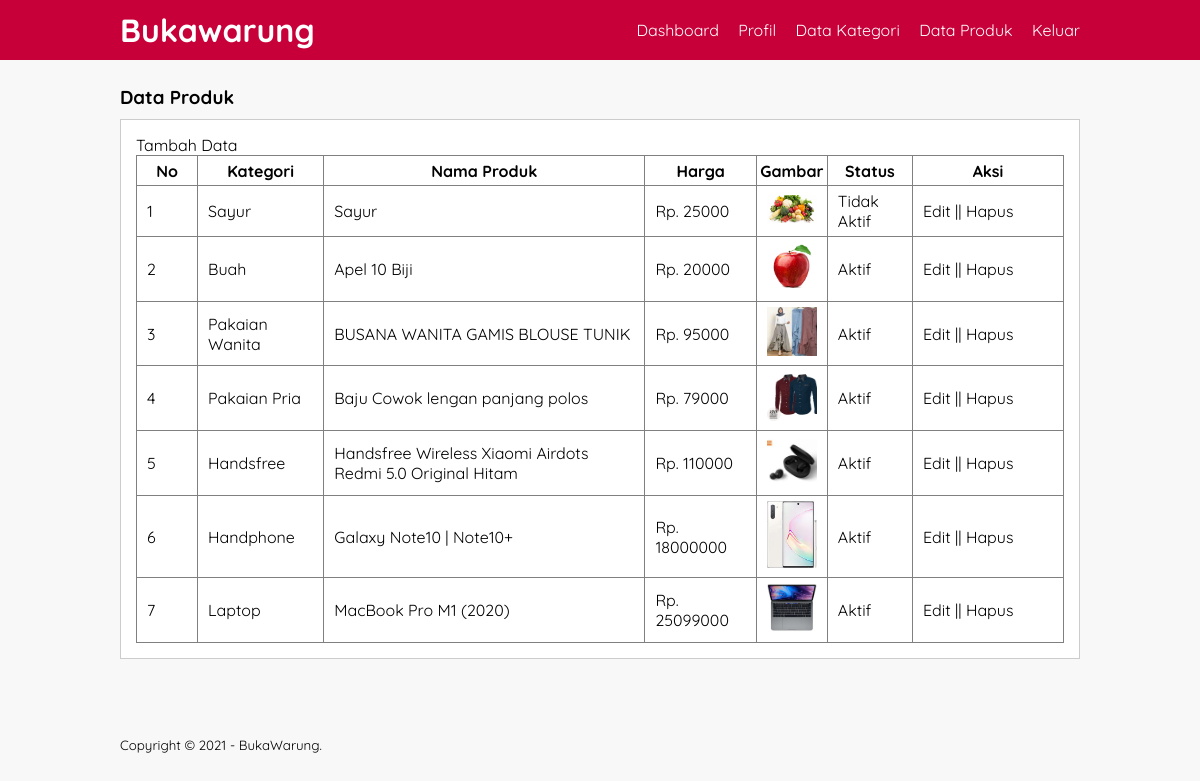
The app's page /data-produk.php (signed in) with its own data.
### tables this page shows
CREATE TABLE `tb_product` (
  `product_id` int(11) NOT NULL,
  `category_id` int(11) NOT NULL,
  `product_name` varchar(100) NOT NULL,
  `product_price` int(11) NOT NULL,
  `product_description` text NOT NULL,
  `product_image` varchar(100) NOT NULL,
  `product_status` tinyint(1) NOT NULL,
  `data_created` timestamp NOT NULL DEFAULT CURRENT_TIMESTAMP
);

CREATE TABLE `tb_category` (
  `category_id` int(11) NOT NULL,
  `category_name` varchar(25) NOT NULL
);

### data-produk.php (the view, shortened to what this page needs)
<?php
    include 'db.php';
?>
<!DOCTYPE html>
<html lang="en">
<head>
    <link rel="stylesheet" type="text/css" href="css/style.css">
</head>
<body>
    <header>
        <div class="container">
            <h1><a href="dashboard.php">Bukawarung</a></h1>
            <ul>
                <li><a href="dashboard.php">Dashboard</a></li>
                <li><a href="profil.php">Profil</a></li>
                <li><a href="data-kategori.php">Data Kategori</a></li>
                <li><a href="data-produk.php">Data Produk</a></li>
                <li><a href="keluar.php">Keluar</a></li>
            </ul>
        </div>
    </header>
    <div class="section">
        <div class="container">
            <h3>Data Produk</h3>
            <div class="box">
                <p><a href="tambah-produk.php">Tambah Data</a></p>
                <table border="1" cellspacing="0" class="table">
                    <thead>
                        <tr>
                            <th width="60px">No</th>
                            <th>Kategori</th>
                            <th>Nama Produk</th>
                            <th>Harga</th>
                            <th>Gambar</th>
                            <th>Status</th>
                            <th width="150px">Aksi</th>
                        </tr>
                    </thead>
                    <tbody>
                        <?php
                            $no = 1;
                            $produk = mysqli_query($conn, "SELECT * FROM tb_product LEFT JOIN tb_category USING (category_id) ORDER BY product_id DESC");
                            if(mysqli_num_rows($produk) > 0){
                            while($row = mysqli_fetch_array($produk)){
                        ?>
                        <tr>
                            <td><?php echo $no++ ?></td>
                            <td><?php echo $row['category_name'] ?></td>
                            <td><?php echo $row['product_name'] ?></td>
                            <td>Rp. <?php echo $row['product_price'] ?></td>
                            <td><a href="produk/<?php echo $row['product_image'] ?> " target="_blank"><img src="produk/<?php echo $row['product_image'] ?>" width="50px"></a></td>
                            <td><?php echo ($row['product_status'] == 0)? 'Tidak Aktif':'Aktif'; ?></td>
                            <td>
                                <a href="edit-produk.php?id=<?php echo $row['product_id'] ?>">Edit</a> || <a href="proses-hapus.php?idp=<?php echo $row['product_id'] ?>" onclick="return confirm('Yakin mau hapus?')">Hapus</a>
                            </td>
                        </tr>
                        <?php }}else{ ?>
                            <tr>
                                <td colspan="7">Tidak ada data</td>
                            </tr>
                        <?php } ?>
                    </tbody>
                </table>
            </div>
        </div>
    </div>
    <footer>
        <div class="container">
            <small>Copyright &copy; 2021 - BukaWarung.</small>
        </div>
    </footer>
</body>
</html>

### css/style.css (style rules this page uses)
* { padding: 0; margin: 0; font-family: 'Quicksand', sans-serif; }
body { background-color: #f8f8f8; }
a { color: inherit; text-decoration: none; }
header { background-color: #C70039; color: #fff; }
header h1 { float: left; padding: 10px 0; }
header ul { float: right; }
header ul li { display: inline-block; }
header ul li a { padding: 20px 0 20px 15px; display: inline-block; }
footer { padding: 25px 0; }
.container { width: 80%; margin: 0 auto; }
.container::after { content: ''; display: block; clear: both; }
.section { padding: 25px 0; }
.box { background-color: #fff; border: 1px solid #ccc; padding: 15px; box-sizing: border-box; margin: 10px 0 25px 0; }
.box:after { content: ''; display: block; clear: both; }
.table { width: 100%; border-collapse: collapse; }
.table tr { height: 30px; }
.table tr td { padding: 5px 10px; }

### records on screen
tb_product: category.category_name "Sayur", product_name "Sayur", product_price "25000", product_image (picture), product_status "Tidak Aktif"
tb_product: category.category_name "Buah", product_name "Apel 10 Biji", product_price "20000", product_image (picture), product_status "Aktif"
tb_product: category.category_name "Pakaian Wanita", product_name "BUSANA WANITA GAMIS BLOUSE TUNIK", product_price "95000", product_image (picture), product_status "Aktif"
tb_product: category.category_name "Pakaian Pria", product_name "Baju Cowok lengan panjang polos", product_price "79000", product_image (picture), product_status "Aktif"
tb_product: category.category_name "Handsfree", product_name "Handsfree Wireless Xiaomi Airdots Redmi 5.0 Original Hitam", product_price "110000", product_image (picture), product_status "Aktif"
tb_product: category.category_name "Handphone", product_name "Galaxy Note10 | Note10+", product_price "18000000", product_image (picture), product_status "Aktif"
tb_product: category.category_name "Laptop", product_name "MacBook Pro M1 (2020)", product_price "25099000", product_image (picture), product_status "Aktif"
